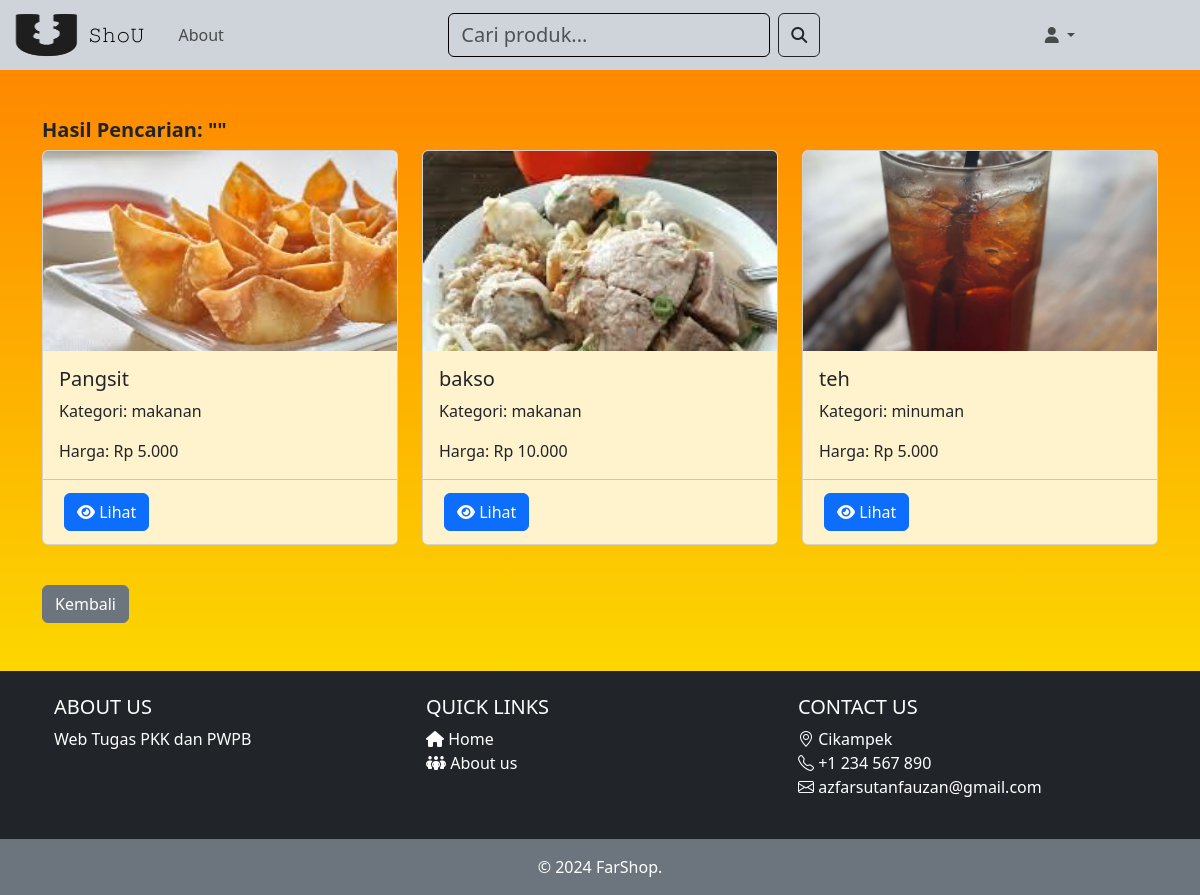
Screenshot of /hasil.php with the database file from the repository.
### tables this page shows
CREATE TABLE `produk` (
  `id_produk` int(11) NOT NULL,
  `nama` varchar(255) NOT NULL,
  `harga` int(255) NOT NULL,
  `kategori` varchar(255) NOT NULL,
  `deskripsi` text NOT NULL,
  `gambar` varchar(200) NOT NULL,
  `id_kategori` int(11) DEFAULT NULL
);

### hasil.php (the view, shortened to what this page needs)
<?php
require 'connection/koneksi.php';
$keyword = $_GET['keyword'] ?? '';
function cari($keyword) {
    global $conn;
    if ($keyword) {
        $query = "SELECT * FROM produk WHERE
                  nama LIKE '%$keyword%' OR
                  kategori LIKE '%$keyword%' OR
                  harga LIKE '%$keyword%'";
    } else {
        $query = "SELECT * FROM produk";
    }
    return mysqli_query($conn, $query);
}
$hasil = cari($keyword);
?>
<!DOCTYPE html>
<html lang="en">
<head>
  <link href="https://cdnjs.cloudflare.com/ajax/libs/font-awesome/6.5.1/css/all.min.css" rel="stylesheet">
  <link href="https://cdn.jsdelivr.net/npm/bootstrap@5.3.3/dist/css/bootstrap.min.css" rel="stylesheet">
</head>
<body style="background: linear-gradient(#ff7f00, #fbf400);">
  <?php include 'body/navbar.php'; ?>
  <div class="container mt-5">
    <h2 class="fs-5 fw-bold">Hasil Pencarian: "<?php echo htmlspecialchars($keyword); ?>"</h2>
    <?php if (mysqli_num_rows($hasil) > 0): ?>
      <div class="row">
        <?php while ($produk = mysqli_fetch_assoc($hasil)): ?>
          <div class="col-md-4">
            <div class="card mb-4">
            <img src="halaman/img/<?= htmlspecialchars($produk['gambar']); ?>" class="card-img-top" alt="<?= htmlspecialchars($produk['nama']); ?>">
              <div class="card-body bg-warning-subtle">
                <h5 class="card-title"><?= htmlspecialchars($produk['nama']); ?></h5>
                <p class="card-text">Kategori: <?= htmlspecialchars($produk['kategori']); ?></p>
                <p class="card-text">Harga: Rp <?= number_format($produk['harga'], 0, ',', '.'); ?></p>
              </div>
              <div class="card-footer bg-warning-subtle">
                            <?php if ($role === 'admin'): ?>
                                <a href="halaman/edit.php?id_produk=<?= $produk['id_produk']; ?>" class="btn btn-warning btn-custom"><i class="fa-solid fa-pen-to-square"></i> Ubah</a>
                                <a href="detail_produk.php?id_produk=<?= $produk['id_produk']; ?>" class="btn btn-primary btn-custom"><i class="fa-solid fa-eye"></i> Lihat</a>
                            <a href="halaman/hapus.php?id_produk=<?= $produk['id_produk']; ?>" class="btn btn-danger btn-custom"><i class="fa-solid fa-trash"></i> Hapus</a>
            <?php elseif ($role === 'customer'): ?>
                <a href="detail_produk.php?id_produk=<?= $produk['id_produk']; ?>" class="btn btn-primary btn-custom"><i class="fa-solid fa-eye"></i> Lihat</a>
            <?php else: ?>
                <a href="detail_produk.php?id_produk=<?= $produk['id_produk']; ?>" class="btn btn-primary btn-custom"><i class="fa-solid fa-eye"></i> Lihat</a>
            <?php endif; ?>
                        </div>
            </div>
          </div>
        <?php endwhile; ?>
      </div>
    <?php else: ?>
      <p>Tidak ada produk yang ditemukan.</p>
    <?php endif; ?>
    <a href="halaman.php" class="btn btn-secondary mt-3">Kembali</a>
  </div>
</body>
</html>
<?php include 'body/footer.php'; ?>

### hasil.php (style rules this page uses)
body { font-family: Arial, sans-serif; }
.card img { height: 200px; object-fit: cover; }
.card { margin-bottom: 20px; }
.btn-custom { margin: 5px; }

### rows the page displays
produk: gambar (picture), nama "Pangsit", kategori "makanan", harga "5.000"
produk: gambar (picture), nama "bakso", kategori "makanan", harga "10.000"
produk: gambar (picture), nama "teh", kategori "minuman", harga "5.000"
